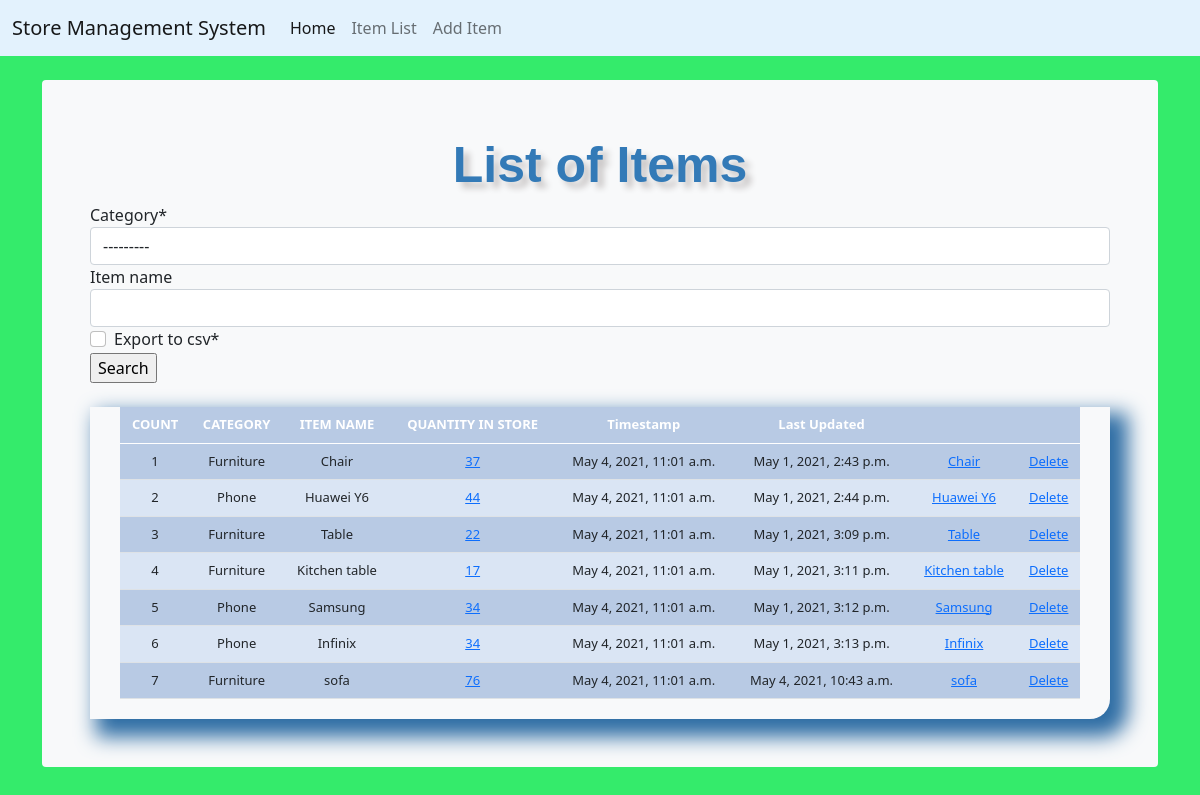
Before: /list_item/ with the older database file.
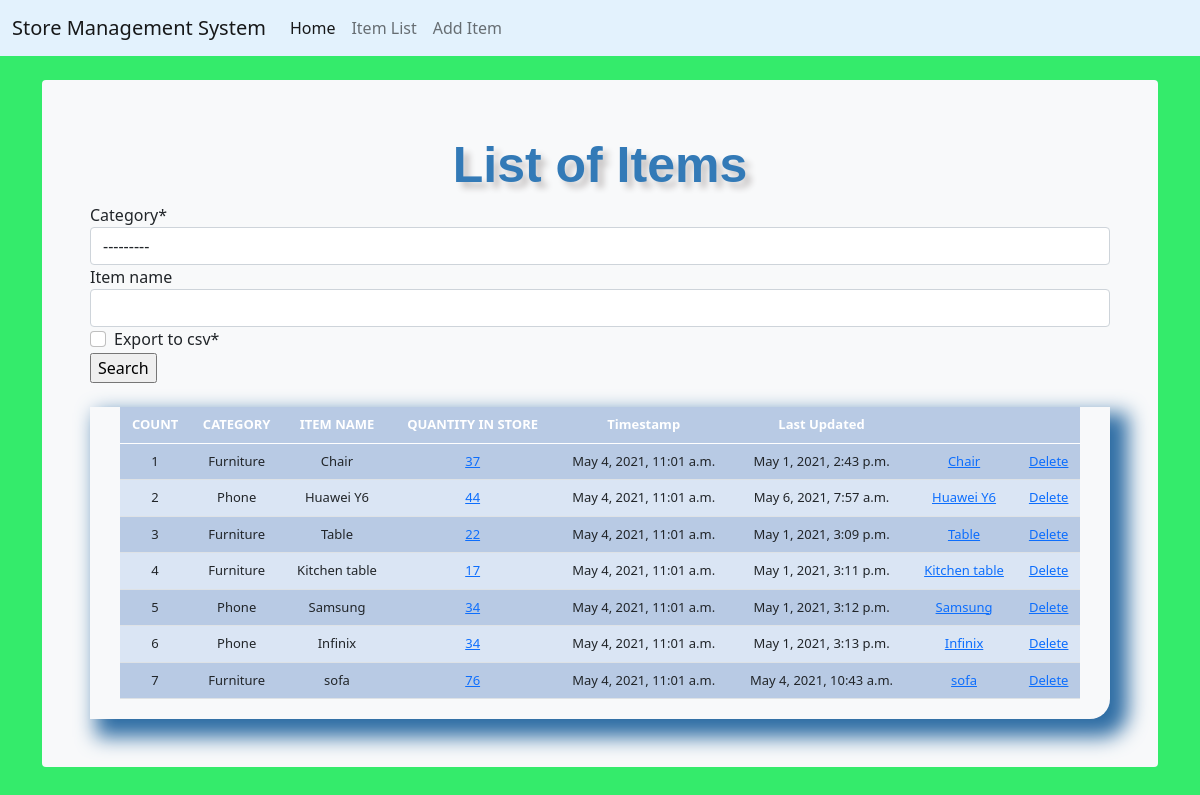
After: the same page with the newer database file.
### stockmgmt/models.py (models this page shows, shortened)
class Stock(models.Model):
    category = models.ForeignKey(Category, on_delete=models.CASCADE)
    item_name = models.CharField(max_length=50, blank=True, null=True)
    quantity = models.IntegerField(default='0', blank=True, null=True)
    receive_quantity = models.IntegerField(default='0', blank=True, null=True)
    receive_by = models.CharField(max_length=50, blank=True, null=True)
    issue_quantity = models.IntegerField(default='0', blank=True, null=True)
    issue_by = models.CharField(max_length=50, blank=True, null=True)
    issue_to = models.CharField(max_length=50, blank=True, null=True)
    phone_number = models.CharField(max_length=50, blank=True, null=True)
    created_by = models.CharField(max_length=50, blank=True, null=True)
    reorder_level = models.IntegerField(default='0', blank=True, null=True)
    last_updated = models.DateTimeField(auto_now_add=False, auto_now=True)
    timestamp = models.DateTimeField(auto_now_add=True, auto_now=False)
    export_to_CSV = models.BooleanField(default=False)

class Category(models.Model):
    name = models.CharField(max_length=50, blank=True, null=True)
    def __str__(self):
        return self.name

### stockmgmt/views.py (the view, shortened to what this page needs)
# urls.py: path('list_item/', views.list_item, name='list_item'),
def list_item(request):
    title = 'List of Items'
    queryset = Stock.objects.all()
    form = StockSearchForm(request.POST or None)
    context = {
        "form": form,
        "title": title,
        "queryset": queryset,
    }
    return render(request, "list_item.html", context)

### stockmgmt/forms.py
class StockSearchForm(forms.ModelForm):
    export_to_CSV = forms.BooleanField()
    class Meta:
        model = Stock
        fields = ['category', 'item_name']

### stockmgmt/templates/list_item.html (shortened to what this page needs)
{% load static %} {% load crispy_forms_tags %}
<!DOCTYPE html>
<html>
  <head>
    <link
      href="https://cdn.jsdelivr.net/npm/bootstrap@5.0.0-beta3/dist/css/bootstrap.min.css"
      rel="stylesheet"
    />
    <link href="{% static 'css/stylesheet.css' %}" rel="stylesheet" />
  </head>
  <body>
    {% include 'navbar.html' %}
    <div class="container">
      <div class="bg-light p-5 rounded mt-4">
        <div class="header">{{title}}</div>
        <form method="POST" action="">
          {% csrf_token %} {{form|crispy}}
          <input type="submit" value="Search" />
        </form>
        <br />
        <div class="display_table">
          <table class="table">
            <thead>
              <tr>
                <th>COUNT</th>
                <th>CATEGORY</th>
                <th>ITEM NAME</th>
                <th>QUANTITY IN STORE</th>
                <th>Timestamp</th>
                <th>Last Updated</th>
                <th></th>
                <th></th>
              </tr>
            </thead>
            {% for instance in queryset %}
            <tr>
              <td>{{forloop.counter}}</td>
              <td>{{instance.category}}</td>
              <td>{{instance.item_name}}</td>
              <td><a href="{% url 'stock_detail' instance.id %}">{{instance.quantity}}</a></td>
              <td>{{instance.timestamp}}</td>
              <td>{{instance.last_updated}}</td>
              <td>
                <a href="{% url 'update_items' instance.id %}"
                  >{{instance.item_name}}</a
                >
              </td>
              <td><a href="{% url 'delete_items' instance.id %}">Delete</a></td>
            </tr>
            {% endfor %}
          </table>
        </div>
      </div>
    </div>
  </body>
</html>

Changed rows visible on the page:
changed Stock "Huawei Y6": last_updated "May 1, 2021, 2:44 p.m." → "May 6, 2021, 7:57 a.m."
